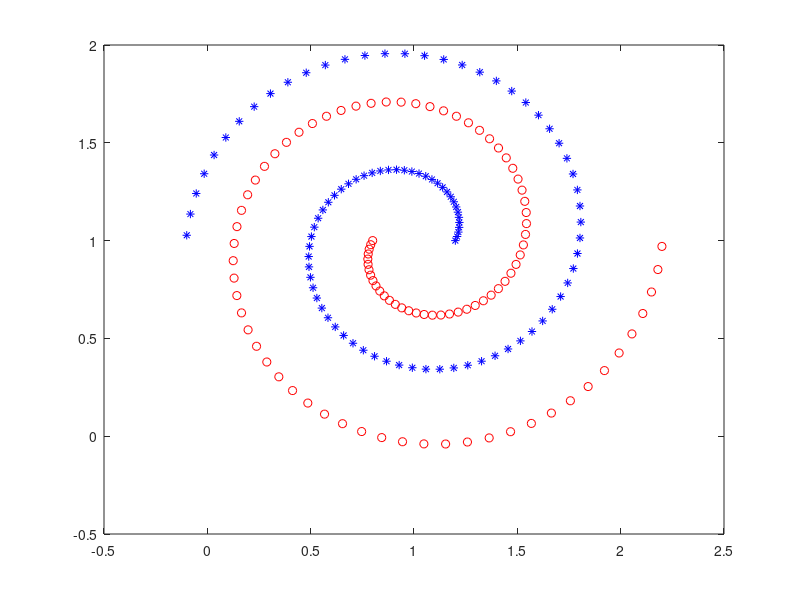

This chart was generated by the following MATLAB code:
function S = spir;

%
% Ph.D. Thesis
% Leandro Nunes de Castro
% February, 2000
% Function generates the dataset for the SPIRAL problem
%

% SPIRAL 1
step = 0.1;
t = 0:step:3*pi;
l = length(t);
li = 0.1; ls = 1;
r = li:(ls-li)/(l-1):ls;
% aux = 0.02 .* randn(1,l);
aux = 1;
x = aux + (r+.1) .* cos(t);
y = aux + (r+.1) .* sin(t);
m1 = [x',y'];
% size(m1),
plot(x',y','b*');

% SPIRAL 2
t = 0:step:3*pi;
l = length(t);
li = 0; ls = 1;
r = li:(ls-li)/(l-1):ls;
% aux = 0.02 .* randn(1,l);
aux = 1;
x = aux - (r+.2) .* cos(t);
y = aux - (r+.2) .* sin(t);
m2 = [x',y'];
hold on; plot(x',y','ro');
hold off;
S = [m1;m2];
disp(sprintf('Dataset size: [%d,%d]',size(S)));
